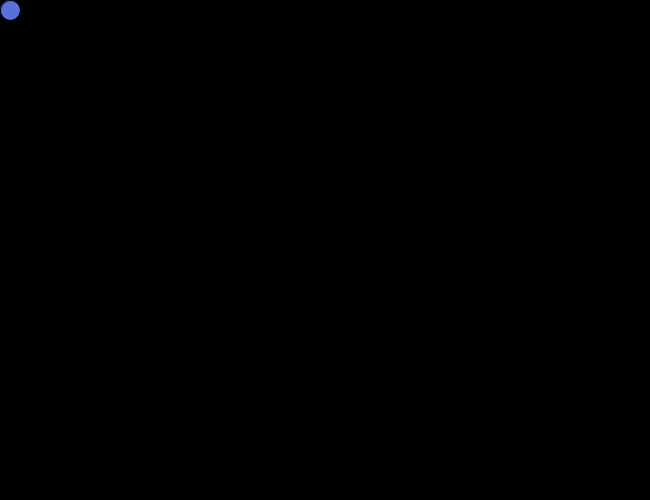
Frame 1 (no input)
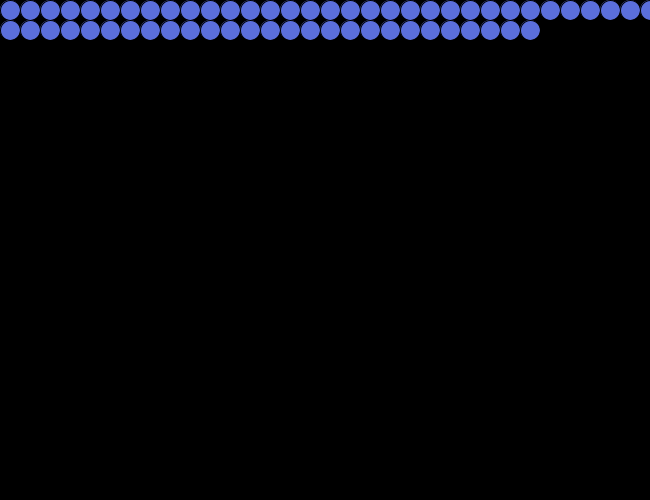
Frame 60 (the mouse pressed at the canvas centre just before this capture)
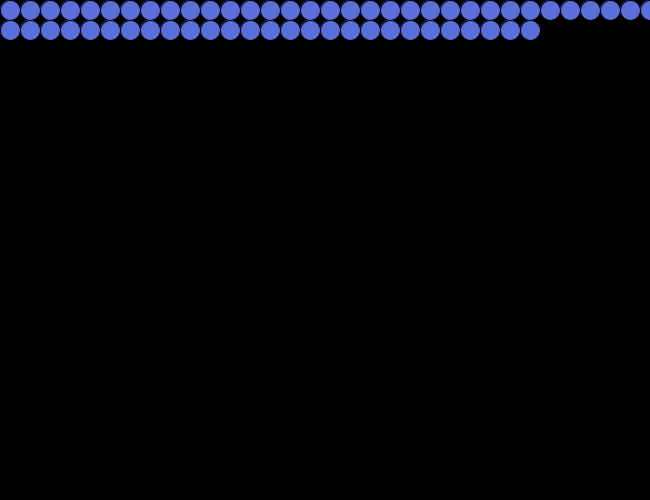
Frame 120 (the mouse held since frame 60 and released just before this capture)

The Processing sketch that drew these frames (run headless with seeded random() and noise(); from frame 60 on, the mouse is pressed at the canvas centre):

// Processing sketch: sketch_150314b
// ── sketch_150314b.pde
int d = 20;
int x = d/2;
int y = d/2;
color c = #5B6FDB;

void setup(){
  size(650, 500);
  background(0);
  frameRate(25);
}

void draw(){
  println(frameCount);
  //c = color(map(x, 0, 650, 0, 255), map(y, 0, 500, 0, 255), map(x+y, 0, 650+500, 0, 255));
  fill(c);
  ellipse(x, y, d, d);
  x = x + d;
  
  if(x > width){
    x = d/2;
    y = y + d;
  }
  
  if(y > height){
    noLoop();
  }
}

void mousePressed(){
  background(0);
  x = d/2;
  y = d/2;
  loop();
}

void keyPressed(){
  if(key == 'r'){
    //if key == r, increase red value
    c = color(red(c) + 20, green(c), blue(c));
  }
  else if(key == 'g'){
    //if key == g, increase green value
    c = color(red(c), green(c) + 20, blue(c));
  }
  else if(key == 'b'){
    //if key == b, increase blue value
    c = color(red(c), green(c), blue(c) + 20);
  }
  else{
    //fallback key is any other than these 3, then increase all the 3 values
    c = color(red(c) + 20, green(c) + 20, blue(c) + 20);
  }
}
